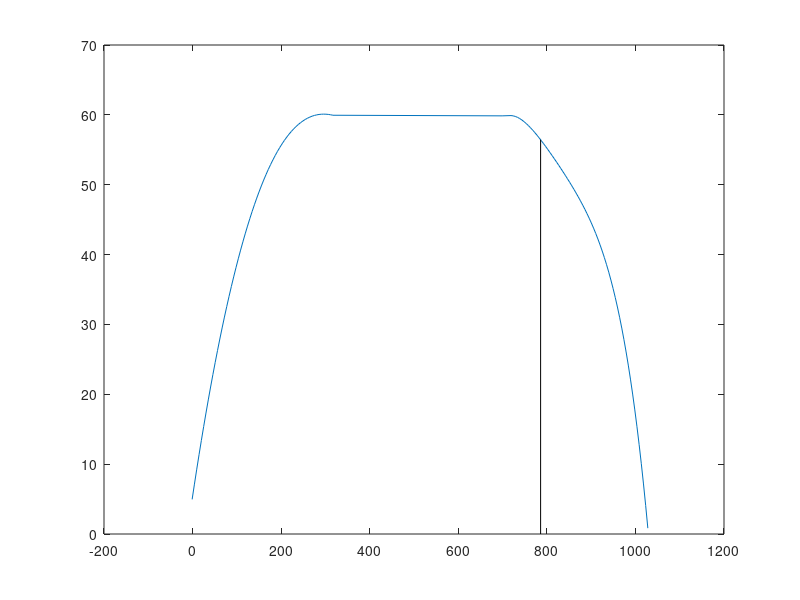

Here is the MATLAB script that generated this plot:
clear
clc
close all
load('gotcha.mat')
plot(widex, widey)
wp = interp1(widex, widey, x)
hold on
plot([x x], [0 wp], 'k')
d = widex(1:end-1) - widex(2:end);
at = find(d > 0)
widex(at-2:at+2)
